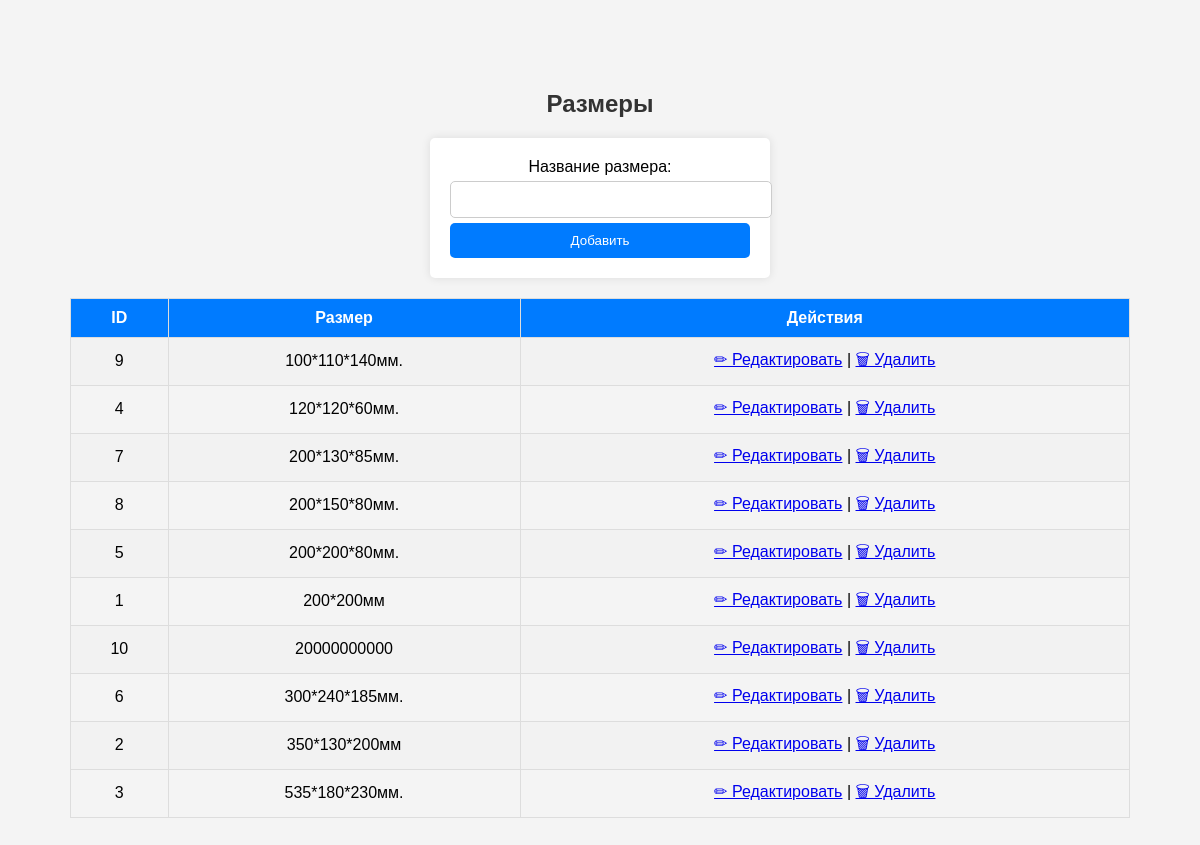
The app's page /admin/sizes.php (signed in) with its own data.
### tables this page shows
CREATE TABLE `sizes` (
  `id` int(11) NOT NULL AUTO_INCREMENT,
  `name` varchar(50) NOT NULL,
  PRIMARY KEY (`id`),
  UNIQUE KEY `name` (`name`)
);

### admin/sizes.php (the view, shortened to what this page needs)
<?php
require_once '../database/db.php';
$sizes = $conn->query("SELECT * FROM sizes ORDER BY name ASC")->fetchAll(PDO::FETCH_ASSOC);
?>
<!DOCTYPE html>
<html lang="ru">
<head>
    <link rel="stylesheet" href="styles.css">
</head>
<body>
<h2>Размеры</h2>
<form method="POST">
    <label>Название размера:</label>
    <input type="text" name="name" required>
    <button type="submit">Добавить</button>
</form>
<table border="1">
    <tr>
        <th>ID</th>
        <th>Размер</th>
        <th>Действия</th>
    </tr>
    <?php foreach ($sizes as $size): ?>
    <tr>
        <td><?= $size['id']; ?></td>
        <td><?= htmlspecialchars($size['name']); ?></td>
        <td>
        <a href="edit_size.php?id=<?= $size['id']; ?>">✏ Редактировать</a> |
            <a href="delete_size.php?id=<?= $size['id']; ?>" onclick="return confirm('Удалить?');">🗑 Удалить</a>
        </td>
    </tr>
    <?php endforeach; ?>
</table>
</body>
</html>

### admin/styles.css (style rules this page uses)
body { font-family: Arial, sans-serif; margin: 20px; }
h2 { color: #333; }
body { font-family: Arial, sans-serif; background-color: #f4f4f4; text-align: center; padding: 50px; }
form { background: white; padding: 20px; max-width: 300px; margin: auto; border-radius: 5px; box-shadow: 0px 0px 10px rgba(0, 0, 0, 0.1); }
input { width: 100%; padding: 10px; margin: 5px 0; border: 1px solid #ccc; border-radius: 5px; }
button { width: 100%; padding: 10px; background: #007bff; color: white; border: none; border-radius: 5px; cursor: pointer; }
table { width: 100%; border-collapse: collapse; margin-top: 20px; }
th, td { border: 1px solid #ddd; padding: 10px; text-align: center; }
th { background-color: #007bff; color: white; }
tr:nth-child(even) { background-color: #f2f2f2; }

### records on screen
sizes: id "9", name "100*110*140мм."
sizes: id "4", name "120*120*60мм."
sizes: id "7", name "200*130*85мм."
sizes: id "8", name "200*150*80мм."
sizes: id "5", name "200*200*80мм."
sizes: id "1", name "200*200мм"
sizes: id "10", name "20000000000"
sizes: id "6", name "300*240*185мм."
sizes: id "2", name "350*130*200мм"
sizes: id "3", name "535*180*230мм."
